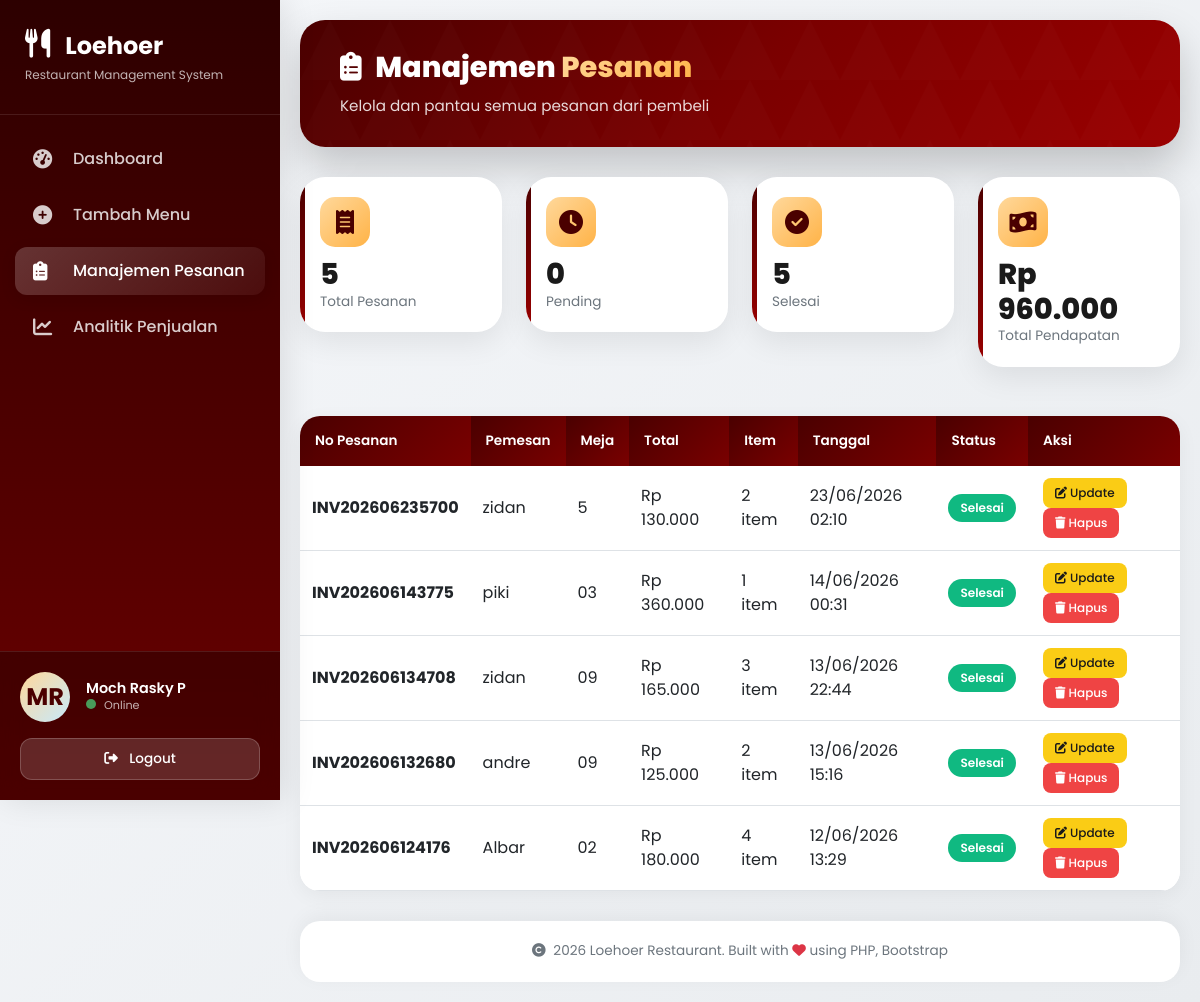
The app's page /manajemen_pesanan.php (signed in) with its own data.
### tables this page shows
CREATE TABLE `pesanan` (
  `id` int NOT NULL AUTO_INCREMENT,
  `no_pesanan` varchar(20) NOT NULL,
  `nama_pemesan` varchar(100) NOT NULL,
  `no_meja` varchar(10) DEFAULT NULL,
  `total_harga` decimal(10,2) NOT NULL,
  `status` enum('pending','proses','selesai','batal') DEFAULT 'pending',
  `tanggal_pesan` timestamp NULL DEFAULT CURRENT_TIMESTAMP,
  `catatan` text,
  PRIMARY KEY (`id`),
  UNIQUE KEY `no_pesanan` (`no_pesanan`)
);

### manajemen_pesanan.php (the view, shortened to what this page needs)
<?php
require_once 'database.php';
$query = "SELECT p.*,
          (SELECT COUNT(*) FROM detail_pesanan dp WHERE dp.id_pesanan = p.id) as jumlah_item
          FROM pesanan p
          ORDER BY p.tanggal_pesan DESC";
$result = mysqli_query($conn, $query);
$query_total = "SELECT
                    COUNT(*) as total_pesanan,
                    SUM(CASE WHEN status = 'pending' THEN 1 ELSE 0 END) as pending,
                    SUM(CASE WHEN status = 'proses' THEN 1 ELSE 0 END) as proses,
                    SUM(CASE WHEN status = 'selesai' THEN 1 ELSE 0 END) as selesai,
                    SUM(CASE WHEN status = 'batal' THEN 1 ELSE 0 END) as batal,
                    COALESCE(SUM(total_harga), 0) as total_pendapatan
                FROM pesanan";
$result_total = mysqli_query($conn, $query_total);
$stats = mysqli_fetch_assoc($result_total);
?>
<!DOCTYPE html>
<html lang="id">
<head>
    <link href="https://cdn.jsdelivr.net/npm/bootstrap@5.3.0/dist/css/bootstrap.min.css" rel="stylesheet">
    <link rel="stylesheet" href="https://cdnjs.cloudflare.com/ajax/libs/font-awesome/6.4.0/css/all.min.css">
</head>
<body>
<div class="sidebar" id="sidebar">
    <div class="sidebar-logo">
        <h3>
            <i class="fas fa-utensils"></i> Loehoer
        </h3>
        <p>Restaurant Management System</p>
    </div>
    <ul class="sidebar-nav">
        <li class="nav-item">
            <a class="nav-link" href="dashboard-premium.php">
                <i class="fas fa-tachometer-alt"></i> Dashboard
            </a>
        </li>
        <li class="nav-item">
            <a class="nav-link" href="tambah.php">
                <i class="fas fa-plus-circle"></i> Tambah Menu
            </a>
        </li>
        <li class="nav-item">
            <a class="nav-link active" href="manajemen_pesanan.php">
                <i class="fas fa-clipboard-list"></i> Manajemen Pesanan
            </a>
        </li>
        <li class="nav-item">
            <a class="nav-link" href="dashboard_analitik.php">
                <i class="fas fa-chart-line"></i> Analitik Penjualan
            </a>
        </li>
    </ul>
    <div class="sidebar-user">
    <div class="d-flex align-items-center">
        <div class="user-avatar me-3">
            MR
        </div>
        <div class="user-info">
            <h6>Moch Rasky P</h6>
            <p><span class="user-status"></span> Online</p>
        </div>
    </div>
    <div class="mt-3">
        <button onclick="confirmLogout()" class="btn btn-logout w-100">
            <i class="fas fa-sign-out-alt me-2"></i> Logout
        </button>
    </div>
</div>
</div>
<div class="main-content">
    <div class="hero-banner-mini fade-up">
        <div class="hero-content">
            <h1>
                <i class="fas fa-clipboard-list me-2"></i>
                Manajemen <span class="gradient-text">Pesanan</span>
            </h1>
            <p>Kelola dan pantau semua pesanan dari pembeli</p>
        </div>
    </div>
    <div class="row mb-4">
        <div class="col-md-6 col-lg-3">
            <div class="stat-card fade-up" style="animation-delay: 0.1s;">
                <div class="stat-icon"><i class="fas fa-receipt"></i></div>
                <h3><?php echo number_format($stats['total_pesanan']); ?></h3>
                <p>Total Pesanan</p>
            </div>
        </div>
        <div class="col-md-6 col-lg-3">
            <div class="stat-card fade-up" style="animation-delay: 0.2s;">
                <div class="stat-icon"><i class="fas fa-clock"></i></div>
                <h3><?php echo number_format($stats['pending']); ?></h3>
                <p>Pending</p>
            </div>
        </div>
        <div class="col-md-6 col-lg-3">
            <div class="stat-card fade-up" style="animation-delay: 0.3s;">
                <div class="stat-icon"><i class="fas fa-check-circle"></i></div>
                <h3><?php echo number_format($stats['selesai']); ?></h3>
                <p>Selesai</p>
            </div>
        </div>
        <div class="col-md-6 col-lg-3">
            <div class="stat-card fade-up" style="animation-delay: 0.4s;">
                <div class="stat-icon"><i class="fas fa-money-bill-wave"></i></div>
                <h3>Rp <?php echo number_format($stats['total_pendapatan'], 0, ',', '.'); ?></h3>
                <p>Total Pendapatan</p>
            </div>
        </div>
    </div>
    <div class="table-premium fade-up" style="animation-delay: 0.5s;">
        <div class="table-responsive">
            <table class="table table-hover mb-0">
                <thead>
                    <tr>
                        <th>No Pesanan</th>
                        <th>Pemesan</th>
                        <th>Meja</th>
                        <th>Total</th>
                        <th>Item</th>
                        <th>Tanggal</th>
                        <th>Status</th>
                        <th>Aksi</th>
                    </tr>
                </thead>
                <tbody>
                    <?php if (mysqli_num_rows($result) > 0): ?>
                        <?php while ($row = mysqli_fetch_assoc($result)): ?>
                            <tr>
                                <td>
                                    <span class="fw-bold"><?php echo $row['no_pesanan']; ?></span>
                                </td>
                                <td><?php echo htmlspecialchars($row['nama_pemesan']); ?></td>
                                <td><?php echo $row['no_meja'] ?: '-'; ?></td>
                                <td>Rp <?php echo number_format($row['total_harga'], 0, ',', '.'); ?></td>
                                <td><?php echo $row['jumlah_item']; ?> item</td>
                                <td><?php echo date('d/m/Y H:i', strtotime($row['tanggal_pesan'])); ?></td>
                                <td>
                                    <span class="status-badge status-<?php echo $row['status']; ?>">
                                        <?php
                                        $status_text = [
                                            'pending' => 'Pending',
                                            'proses' => 'Proses',
                                            'selesai' => 'Selesai',
                                            'batal' => 'Batal'
                                        ];
                                        echo $status_text[$row['status']] ?? ucfirst($row['status']);
                                        ?>
                                    </span>
                                </td>
                                <td>
                                    <button class="btn-action btn-warning-custom" onclick="updateStatus(<?php echo $row['id']; ?>, '<?php echo $row['status']; ?>')">
                                        <i class="fas fa-edit"></i> Update
                                    </button>
                                    <button class="btn-action btn-danger-custom" onclick="hapusPesanan(<?php echo $row['id']; ?>, '<?php echo $row['no_pesanan']; ?>')">
                                        <i class="fas fa-trash"></i> Hapus
                                    </button>
                                </td>
                            </tr>
                        <?php endwhile; ?>
                    <?php endif; ?>
                </tbody>
            </table>
        </div>
    </div>
    <div class="footer-premium">
        <p>
            <i class="fas fa-copyright me-1"></i> 2026 Loehoer Restaurant.
            Built with <i class="fas fa-heart text-danger"></i> using PHP, Bootstrap
        </p>
    </div>
</div>
</body>
</html>

### records on screen
pesanan: no_pesanan "INV202606235700", nama_pemesan "zidan", no_meja "5", total_harga "130.000", jumlah_item "2", tanggal_pesan "23/06/2026 02:10", status "Selesai"
pesanan: no_pesanan "INV202606143775", nama_pemesan "piki", no_meja "03", total_harga "360.000", jumlah_item "1", tanggal_pesan "14/06/2026 00:31", status "Selesai"
pesanan: no_pesanan "INV202606134708", nama_pemesan "zidan", no_meja "09", total_harga "165.000", jumlah_item "3", tanggal_pesan "13/06/2026 22:44", status "Selesai"
pesanan: no_pesanan "INV202606132680", nama_pemesan "andre", no_meja "09", total_harga "125.000", jumlah_item "2", tanggal_pesan "13/06/2026 15:16", status "Selesai"
pesanan: no_pesanan "INV202606124176", nama_pemesan "Albar", no_meja "02", total_harga "180.000", jumlah_item "4", tanggal_pesan "12/06/2026 13:29", status "Selesai"

### other values on screen
$stats['total_pesanan'] "5"
$stats['pending'] "0"
$stats['selesai'] "5"
$stats['total_pendapatan'] "960.000"
